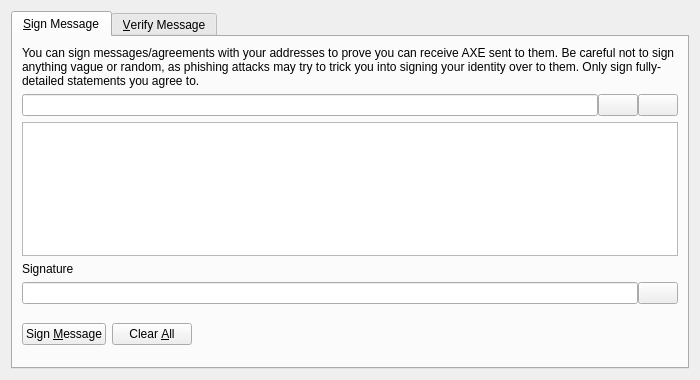
<?xml version="1.0" encoding="UTF-8"?>
<ui version="4.0">
 <class>SignVerifyMessageDialog</class>
 <widget class="QDialog" name="SignVerifyMessageDialog">
  <property name="geometry">
   <rect>
    <x>0</x>
    <y>0</y>
    <width>700</width>
    <height>380</height>
   </rect>
  </property>
  <property name="windowTitle">
   <string>Signatures - Sign / Verify a Message</string>
  </property>
  <property name="modal">
   <bool>true</bool>
  </property>
  <layout class="QVBoxLayout" name="verticalLayout">
   <item>
    <widget class="QTabWidget" name="tabWidget">
     <property name="currentIndex">
      <number>0</number>
     </property>
     <widget class="QWidget" name="tabSignMessage">
      <attribute name="title">
       <string>&amp;Sign Message</string>
      </attribute>
      <layout class="QVBoxLayout" name="verticalLayout_SM">
       <item>
        <widget class="QLabel" name="infoLabel_SM">
         <property name="text">
          <string>You can sign messages/agreements with your addresses to prove you can receive AXE sent to them. Be careful not to sign anything vague or random, as phishing attacks may try to trick you into signing your identity over to them. Only sign fully-detailed statements you agree to.</string>
         </property>
         <property name="textFormat">
          <enum>Qt::PlainText</enum>
         </property>
         <property name="wordWrap">
          <bool>true</bool>
         </property>
        </widget>
       </item>
       <item>
        <layout class="QHBoxLayout" name="horizontalLayout_1_SM">
         <property name="spacing">
          <number>0</number>
         </property>
         <item>
          <widget class="QValidatedLineEdit" name="addressIn_SM">
           <property name="toolTip">
            <string>The AXE address to sign the message with</string>
           </property>
          </widget>
         </item>
         <item>
          <widget class="QPushButton" name="addressBookButton_SM">
           <property name="toolTip">
            <string>Choose previously used address</string>
           </property>
           <property name="text">
            <string/>
           </property>
           <property name="shortcut">
            <string>Alt+A</string>
           </property>
           <property name="autoDefault">
            <bool>false</bool>
           </property>
          </widget>
         </item>
         <item>
          <widget class="QPushButton" name="pasteButton_SM">
           <property name="toolTip">
            <string>Paste address from clipboard</string>
           </property>
           <property name="text">
            <string/>
           </property>
           <property name="shortcut">
            <string>Alt+P</string>
           </property>
           <property name="autoDefault">
            <bool>false</bool>
           </property>
          </widget>
         </item>
        </layout>
       </item>
       <item>
        <widget class="QPlainTextEdit" name="messageIn_SM">
         <property name="toolTip">
          <string>Enter the message you want to sign here</string>
         </property>
        </widget>
       </item>
       <item>
        <widget class="QLabel" name="signatureLabel_SM">
         <property name="text">
          <string>Signature</string>
         </property>
         <property name="textFormat">
          <enum>Qt::PlainText</enum>
         </property>
        </widget>
       </item>
       <item>
        <layout class="QHBoxLayout" name="horizontalLayout_2_SM">
         <property name="spacing">
          <number>0</number>
         </property>
         <item>
          <widget class="QLineEdit" name="signatureOut_SM">
           <property name="font">
            <font>
             <italic>true</italic>
            </font>
           </property>
           <property name="readOnly">
            <bool>true</bool>
           </property>
          </widget>
         </item>
         <item>
          <widget class="QPushButton" name="copySignatureButton_SM">
           <property name="toolTip">
            <string>Copy the current signature to the system clipboard</string>
           </property>
           <property name="text">
            <string/>
           </property>
           <property name="autoDefault">
            <bool>false</bool>
           </property>
          </widget>
         </item>
        </layout>
       </item>
       <item>
        <layout class="QHBoxLayout" name="horizontalLayout_3_SM">
         <item>
          <widget class="QPushButton" name="signMessageButton_SM">
           <property name="toolTip">
            <string>Sign the message to prove you own this AXE address</string>
           </property>
           <property name="text">
            <string>Sign &amp;Message</string>
           </property>
           <property name="autoDefault">
            <bool>false</bool>
           </property>
          </widget>
         </item>
         <item>
          <widget class="QPushButton" name="clearButton_SM">
           <property name="toolTip">
            <string>Reset all sign message fields</string>
           </property>
           <property name="text">
            <string>Clear &amp;All</string>
           </property>
           <property name="autoDefault">
            <bool>false</bool>
           </property>
          </widget>
         </item>
         <item>
          <spacer name="horizontalSpacer_1_SM">
           <property name="orientation">
            <enum>Qt::Horizontal</enum>
           </property>
           <property name="sizeHint" stdset="0">
            <size>
             <width>40</width>
             <height>48</height>
            </size>
           </property>
          </spacer>
         </item>
         <item>
          <widget class="QLabel" name="statusLabel_SM">
           <property name="font">
            <font>
             <weight>75</weight>
             <bold>true</bold>
            </font>
           </property>
           <property name="text">
            <string/>
           </property>
           <property name="wordWrap">
            <bool>true</bool>
           </property>
          </widget>
         </item>
         <item>
          <spacer name="horizontalSpacer_2_SM">
           <property name="orientation">
            <enum>Qt::Horizontal</enum>
           </property>
           <property name="sizeHint" stdset="0">
            <size>
             <width>40</width>
             <height>48</height>
            </size>
           </property>
          </spacer>
         </item>
        </layout>
       </item>
      </layout>
     </widget>
     <widget class="QWidget" name="tabVerifyMessage">
      <attribute name="title">
       <string>&amp;Verify Message</string>
      </attribute>
      <layout class="QVBoxLayout" name="verticalLayout_VM">
       <item>
        <widget class="QLabel" name="infoLabel_VM">
         <property name="text">
          <string>Enter the receiver's address, message (ensure you copy line breaks, spaces, tabs, etc. exactly) and signature below to verify the message. Be careful not to read more into the signature than what is in the signed message itself, to avoid being tricked by a man-in-the-middle attack. Note that this only proves the signing party receives with the address, it cannot prove sendership of any transaction!</string>
         </property>
         <property name="textFormat">
          <enum>Qt::PlainText</enum>
         </property>
         <property name="alignment">
          <set>Qt::AlignLeading|Qt::AlignLeft|Qt::AlignTop</set>
         </property>
         <property name="wordWrap">
          <bool>true</bool>
         </property>
        </widget>
       </item>
       <item>
        <layout class="QHBoxLayout" name="horizontalLayout_1_VM">
         <property name="spacing">
          <number>0</number>
         </property>
         <item>
          <widget class="QValidatedLineEdit" name="addressIn_VM">
           <property name="toolTip">
            <string>The AXE address the message was signed with</string>
           </property>
          </widget>
         </item>
         <item>
          <widget class="QPushButton" name="addressBookButton_VM">
           <property name="toolTip">
            <string>Choose previously used address</string>
           </property>
           <property name="text">
            <string/>
           </property>
           <property name="shortcut">
            <string>Alt+A</string>
           </property>
           <property name="autoDefault">
            <bool>false</bool>
           </property>
          </widget>
         </item>
        </layout>
       </item>
       <item>
        <widget class="QPlainTextEdit" name="messageIn_VM"/>
       </item>
       <item>
        <widget class="QValidatedLineEdit" name="signatureIn_VM"/>
       </item>
       <item>
        <layout class="QHBoxLayout" name="horizontalLayout_2_VM">
         <item>
          <widget class="QPushButton" name="verifyMessageButton_VM">
           <property name="toolTip">
            <string>Verify the message to ensure it was signed with the specified AXE address</string>
           </property>
           <property name="text">
            <string>Verify &amp;Message</string>
           </property>
           <property name="autoDefault">
            <bool>false</bool>
           </property>
          </widget>
         </item>
         <item>
          <widget class="QPushButton" name="clearButton_VM">
           <property name="toolTip">
            <string>Reset all verify message fields</string>
           </property>
           <property name="text">
            <string>Clear &amp;All</string>
           </property>
           <property name="autoDefault">
            <bool>false</bool>
           </property>
          </widget>
         </item>
         <item>
          <spacer name="horizontalSpacer_1_VM">
           <property name="orientation">
            <enum>Qt::Horizontal</enum>
           </property>
           <property name="sizeHint" stdset="0">
            <size>
             <width>40</width>
             <height>48</height>
            </size>
           </property>
          </spacer>
         </item>
         <item>
          <widget class="QLabel" name="statusLabel_VM">
           <property name="font">
            <font>
             <weight>75</weight>
             <bold>true</bold>
            </font>
           </property>
           <property name="text">
            <string/>
           </property>
           <property name="wordWrap">
            <bool>true</bool>
           </property>
          </widget>
         </item>
         <item>
          <spacer name="horizontalSpacer_2_VM">
           <property name="orientation">
            <enum>Qt::Horizontal</enum>
           </property>
           <property name="sizeHint" stdset="0">
            <size>
             <width>40</width>
             <height>48</height>
            </size>
           </property>
          </spacer>
         </item>
        </layout>
       </item>
      </layout>
     </widget>
    </widget>
   </item>
  </layout>
 </widget>
 <customwidgets>
  <customwidget>
   <class>QValidatedLineEdit</class>
   <extends>QLineEdit</extends>
   <header>qvalidatedlineedit.h</header>
  </customwidget>
 </customwidgets>
 <resources>
  <include location="../axe.qrc"/>
 </resources>
 <connections/>
</ui>
